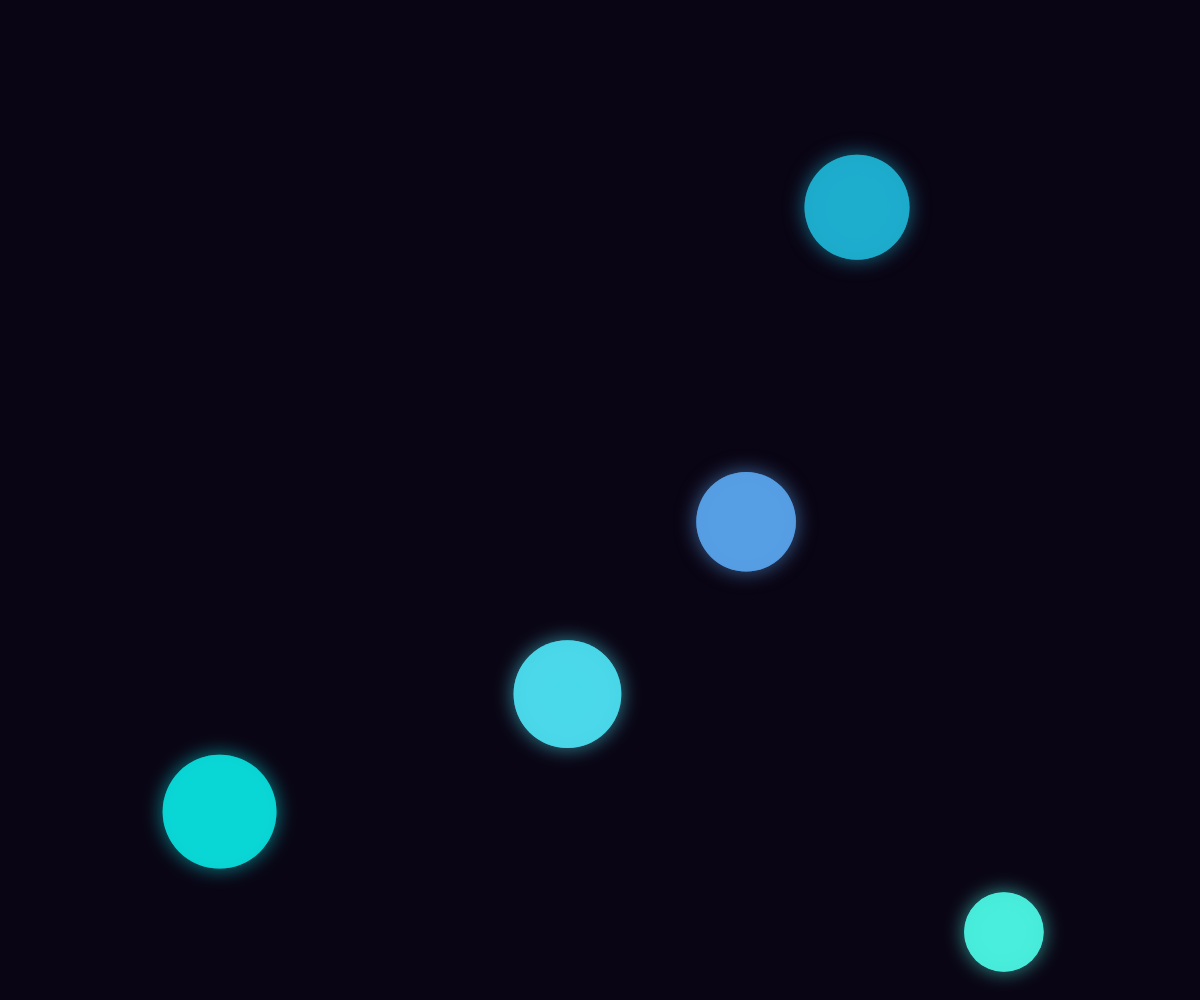
Frame 1 (no input)
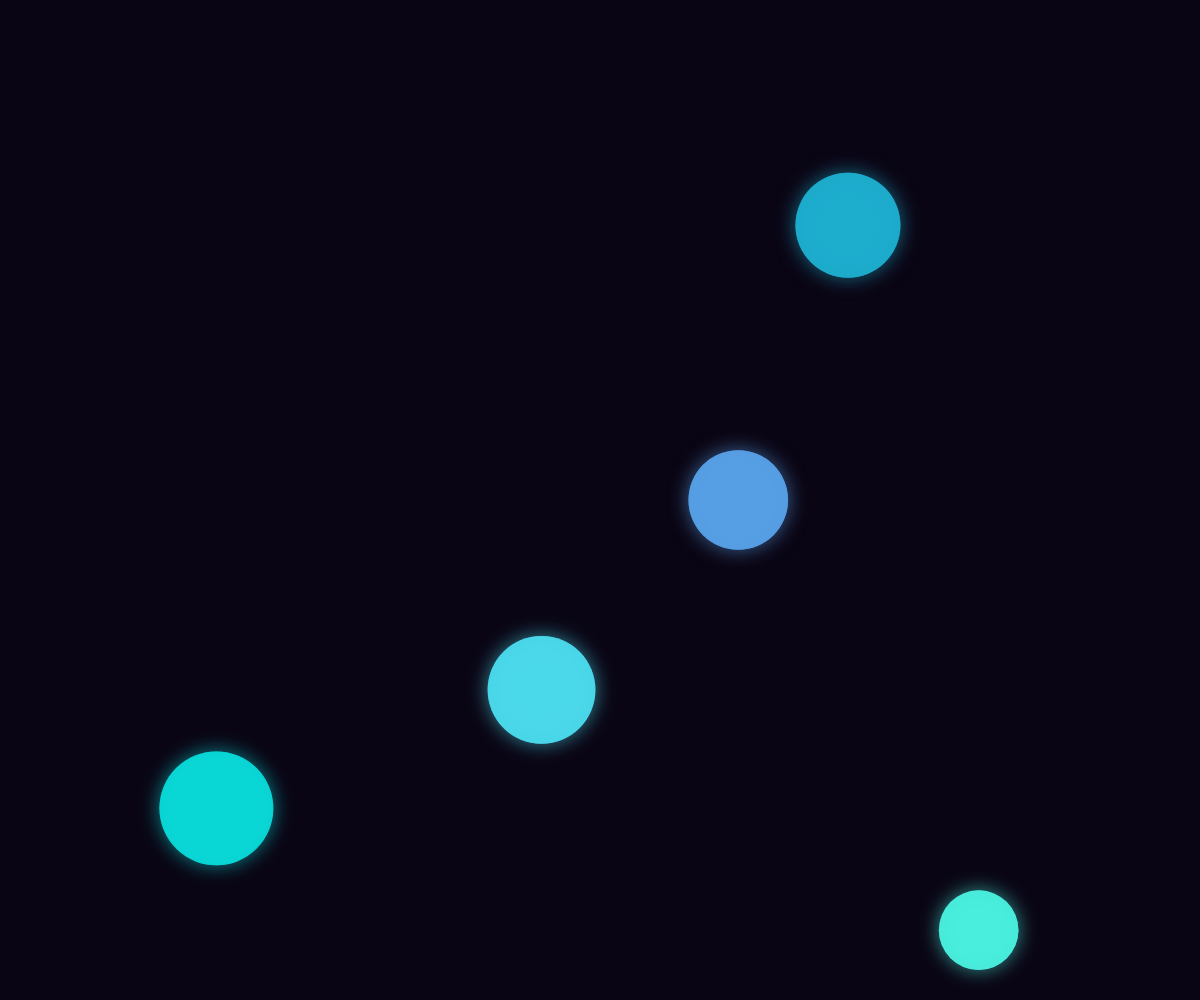
Frame 60 (no input)
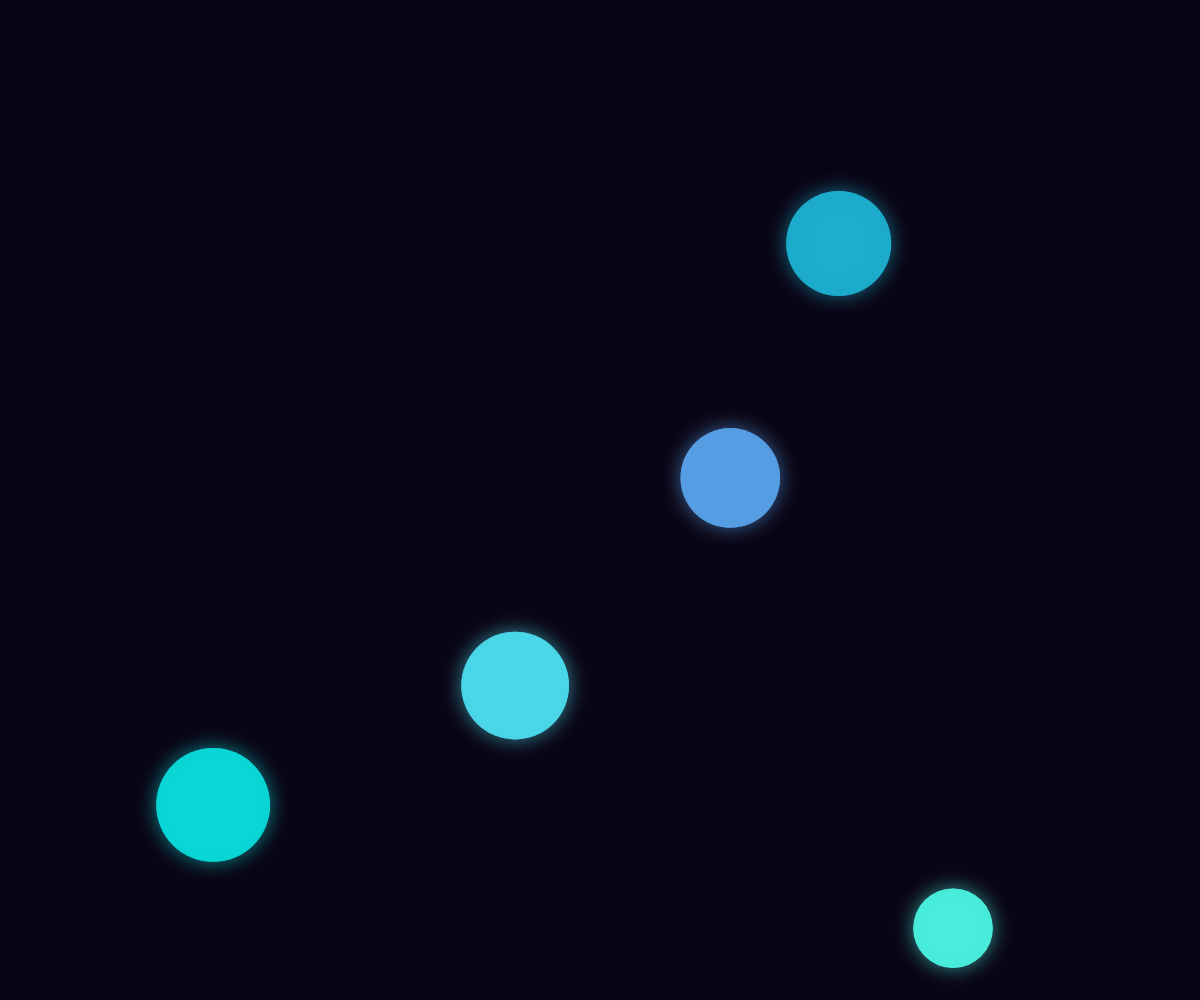
Frame 120 (the mouse pressed at the canvas centre since frame 60)

The p5.js sketch that drew these frames (run headless with seeded random() and noise() and a simulated clock; from frame 60 on, the mouse is pressed at the canvas centre):

// p5.js sketch
// ── sketch.js
let particles = [];
let blobs = [];
let bgColor;

function setup() {
  createCanvas(windowWidth, windowHeight);
  bgColor = color(10, 5, 20);
  noStroke();

  // Create initial blobs
  for (let i = 0; i < 5; i++) {
    blobs.push({
      x: random(width),
      y: random(height),
      size: random(60, 120),
      speedX: random(-0.5, 0.5),
      speedY: random(-0.5, 0.5),
      color: color(random(0, 100), random(150, 255), random(200, 255), 200),
      age: 0,
      maxAge: random(300, 600)
    });
  }
}

function draw() {
  background(bgColor);

  // Update and display blobs
  for (let i = blobs.length - 1; i >= 0; i--) {
    let blob = blobs[i];
    
    // Move blob
    blob.x += blob.speedX;
    blob.y += blob.speedY;

    // Bounce off edges
    if (blob.x < 0 || blob.x > width) blob.speedX *= -1;
    if (blob.y < 0 || blob.y > height) blob.speedY *= -1;

    // Age the blob
    blob.age++;
    
    // Break apart when mature
    if (blob.age > blob.maxAge) {
      createParticles(blob.x, blob.y, blob.size);
      blobs.splice(i, 1);
      continue;
    }

    // Draw blob
    fill(blob.color);
    ellipse(blob.x, blob.y, blob.size);

    // Add some glow effect
    drawingContext.shadowBlur = 20;
    drawingContext.shadowColor = blob.color;
    ellipse(blob.x, blob.y, blob.size);
    drawingContext.shadowBlur = 0;
  }

  // Update and display particles
  for (let i = particles.length - 1; i >= 0; i--) {
    let p = particles[i];
    
    // Move particle
    p.x += p.speedX;
    p.y += p.speedY;
    p.life--;
    
    // Fade out
    let alpha = map(p.life, 0, 100, 0, 255);
    fill(red(p.color), green(p.color), blue(p.color), alpha);
    
    // Draw particle
    ellipse(p.x, p.y, p.size);

    // Remove dead particles
    if (p.life <= 0) {
      particles.splice(i, 1);
    }
  }

  // Occasionally add new blobs
  if (frameCount % 120 === 0 && blobs.length < 8) {
    blobs.push({
      x: random(width),
      y: random(height),
      size: random(60, 120),
      speedX: random(-0.5, 0.5),
      speedY: random(-0.5, 0.5),
      color: color(random(0, 100), random(150, 255), random(200, 255), 200),
      age: 0,
      maxAge: random(300, 600)
    });
  }
}

function createParticles(x, y, size) {
  let particleCount = map(size, 60, 120, 20, 50);
  for (let i = 0; i < particleCount; i++) {
    particles.push({
      x: x,
      y: y,
      size: random(2, 8),
      speedX: random(-2, 2),
      speedY: random(-2, 2),
      color: color(random(0, 100), random(150, 255), random(200, 255), 200),
      life: random(80, 120)
    });
  }
}

function windowResized() {
  resizeCanvas(windowWidth, windowHeight);
}
